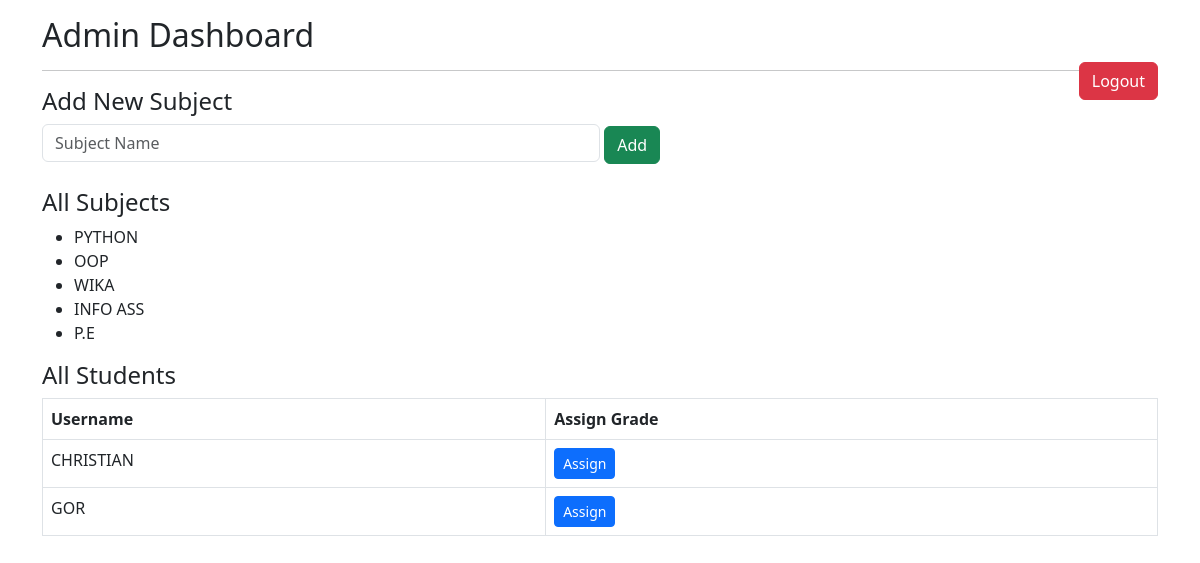
Page /grade_calculator1/admin_dashboard.php (signed in) on the committed database.
### tables this page shows
CREATE TABLE `subjects` (
  `id` int(11) NOT NULL,
  `name` varchar(100) NOT NULL
);

CREATE TABLE `students` (
  `id` int(11) NOT NULL,
  `username` varchar(50) NOT NULL,
  `password` varchar(255) NOT NULL,
  `created_at` timestamp NOT NULL DEFAULT current_timestamp()
);

### grade_calculator1/admin_dashboard.php (the view, shortened to what this page needs)
<?php
include 'config.php';
$students = $conn->query("SELECT * FROM students");
$subjects = $conn->query("SELECT * FROM subjects");
?>
<!DOCTYPE html>
<html lang="en">
<head>
    <link href="https://cdn.jsdelivr.net/npm/bootstrap@5.3.0/dist/css/bootstrap.min.css" rel="stylesheet">
</head>
<body class="p-3">
<div class="container">
    <h2>Admin Dashboard</h2>
    <a href="logout.php" class="btn btn-danger float-end">Logout</a>
    <hr>
    <h4>Add New Subject</h4>
    <form method="POST" class="mb-4">
        <input type="text" name="subject_name" required class="form-control w-50 d-inline" placeholder="Subject Name" />
        <button class="btn btn-success">Add</button>
    </form>
    <h4>All Subjects</h4>
    <ul>
        <?php while ($row = $subjects->fetch_assoc()): ?>
            <li><?= htmlspecialchars($row['name']) ?></li>
        <?php endwhile; ?>
    </ul>
    <h4>All Students</h4>
    <table class="table table-bordered">
        <thead><tr><th>Username</th><th>Assign Grade</th></tr></thead>
        <tbody>
        <?php while ($student = $students->fetch_assoc()): ?>
            <tr>
                <td><?= htmlspecialchars($student['username']) ?></td>
                <td><a href="assign_grade.php?student_id=<?= $student['id'] ?>" class="btn btn-sm btn-primary">Assign</a></td>
            </tr>
        <?php endwhile; ?>
        </tbody>
    </table>
</div>
</body>
</html>

### rows in the picture
subjects: name "PYTHON"
subjects: name "OOP"
subjects: name "WIKA"
subjects: name "INFO ASS"
subjects: name "P.E"
students: username "CHRISTIAN"
students: username "GOR"
